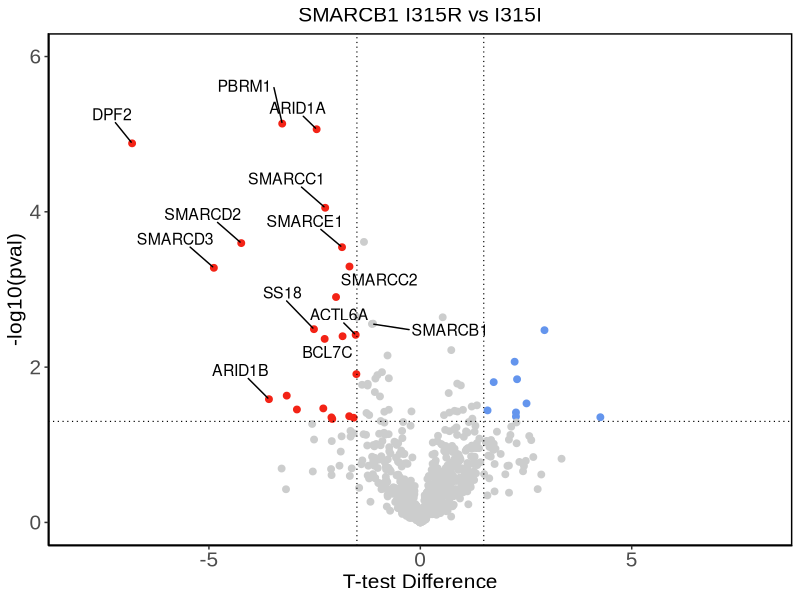
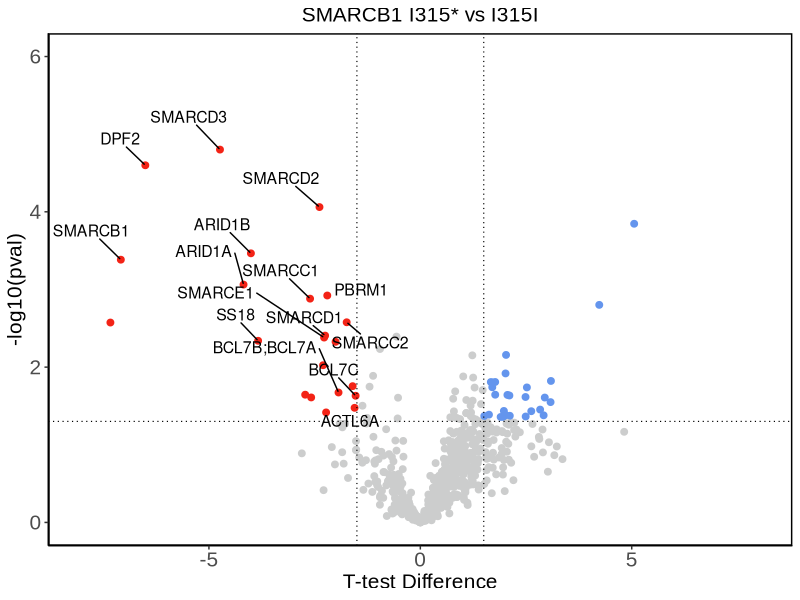
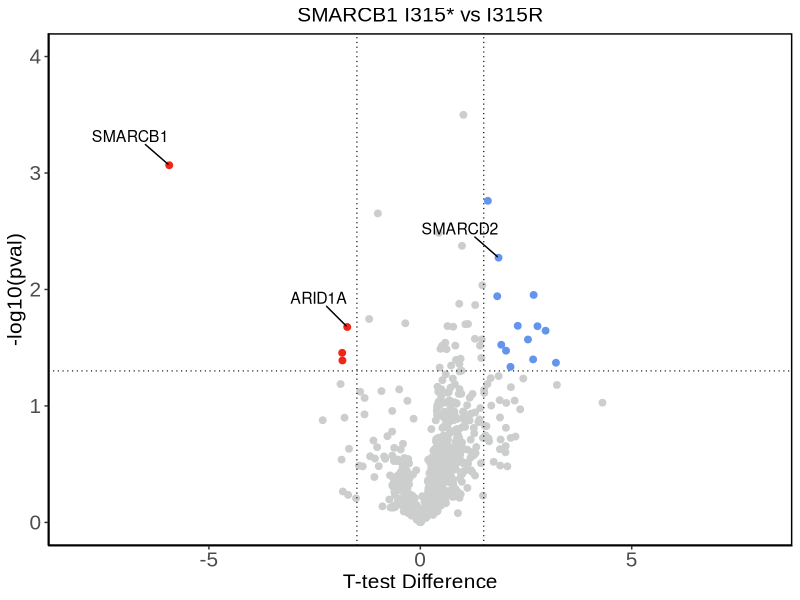
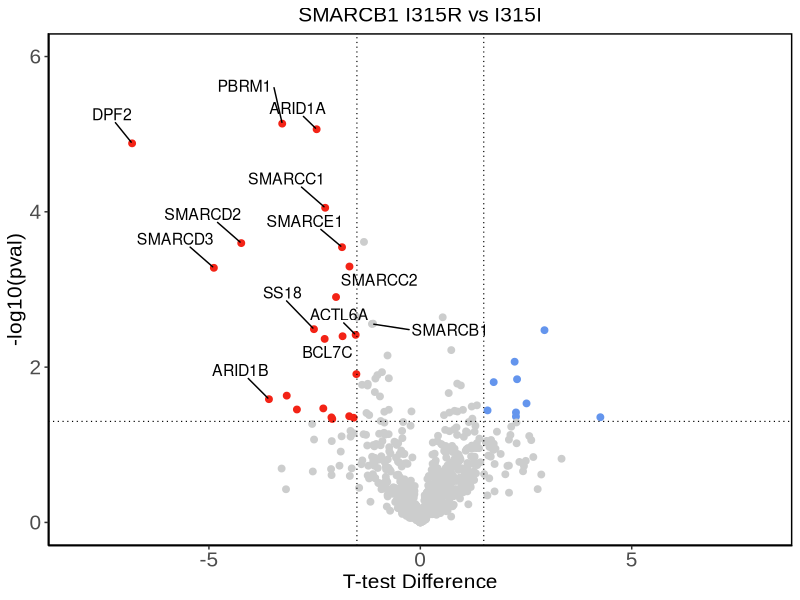
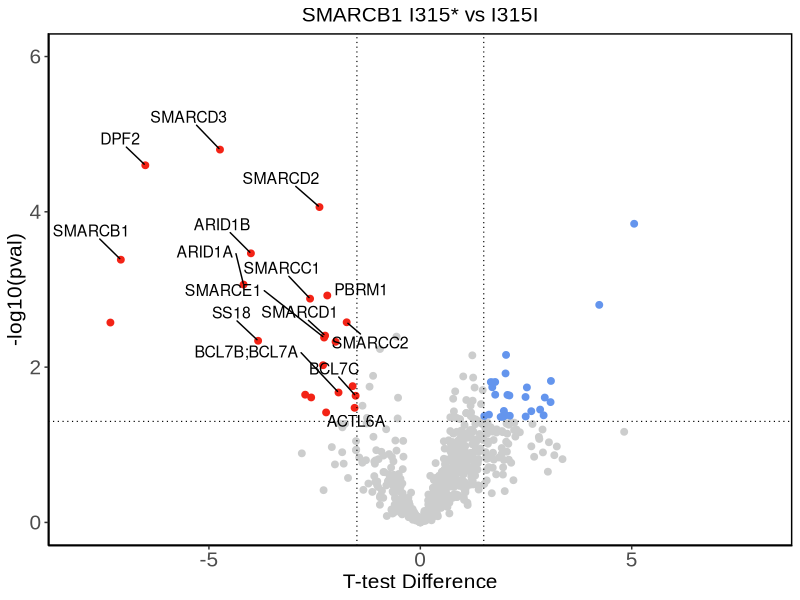
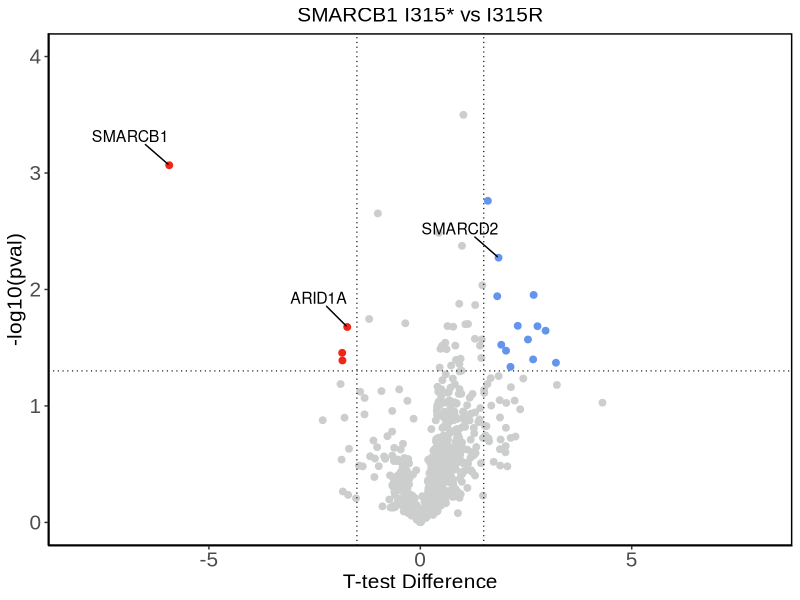

The R source for these figures, in order: (Note: this script raises an error after producing the figures.)
## ---- chunk 1
library(readr)
library(ggplot2)
library(dplyr)
library(ggrepel)
library(writexl)

I315_ms <- read_tsv("./results/mass_spec/I315_statistical_analysis.tsv")

I315_ms$`N: Student's T-test Difference I315I_I315R` <- I315_ms$`N: Student's T-test Difference I315I_I315R` * -1

I315_ms$`N: Student's T-test Difference I315I_I315X` <- I315_ms$`N: Student's T-test Difference I315I_I315X` * -1

I315_ms$`N: Student's T-test Difference I315R_I315X` <- I315_ms$`N: Student's T-test Difference I315R_I315X` * -1

I315_ms <- I315_ms[,c(48,50,9,6,2,8,10,4,7,5,3,34,35,37,38,40,42)]

I315_ms <- I315_ms %>%
  rename(Accession = 'T: Majority protein IDs') %>%
  rename('Gene Symbol' = 'T: Gene names') %>%
  rename('L2FC_I315I_R1_LFQ' = 'Intensity 09') %>%
  rename('L2FC_I315I_R2_LFQ' = 'Intensity 06') %>%
  rename('L2FC_I315I_R3_LFQ' = 'Intensity 02') %>%
  rename('L2FC_I315R_R1_LFQ' = 'Intensity 08') %>%
  rename('L2FC_I315R_R2_LFQ' = 'Intensity 10') %>%
  rename('L2FC_I315R_R3_LFQ' = 'Intensity 04') %>%
  rename('L2FC_I315X_R1_LFQ' = 'Intensity 07') %>%
  rename('L2FC_I315X_R2_LFQ' = 'Intensity 05') %>%
  rename('L2FC_I315X_R3_LFQ' = 'Intensity 03')

write_xlsx(I315_ms, "./results/mass_spec/I315_ms_supp_data.xlsx")


#I315IvI315X

I315IvI315X_sig <- I315_ms %>%
  filter(I315_ms$`N: -Log Student's T-test p-value I315I_I315X` > 1.30102999566)

I315IvI315X_sig_up <- I315IvI315X_sig %>%
  filter(I315IvI315X_sig$`N: Student's T-test Difference I315I_I315X` < -1.5)

I315IvI315X_sig_up_clean <- I315IvI315X_sig_up %>% filter(!is.na(`Gene Symbol`))

I315IvI315X_sig_down <- I315IvI315X_sig %>%
  filter(I315IvI315X_sig$`N: Student's T-test Difference I315I_I315X` > 1.5)

I315IvI315X_sig_down_clean <- I315IvI315X_sig_down %>% filter(!is.na(`Gene Symbol`))

I315IvI315X_sig_final <- rbind(I315IvI315X_sig_down, I315IvI315X_sig_up)

I315IvI315X_sig_final2 <- I315IvI315X_sig_final[, c("N: -Log Student's T-test p-value I315I_I315X", "N: Student's T-test Difference I315I_I315X", "Gene Symbol")]

write_xlsx(I315IvI315X_sig_final2, "./results/mass_spec/I315IvI315X_sig_proteins.xlsx")


#I315IvI315R

I315IvI315R_sig <- I315_ms %>%
  filter(I315_ms$`N: -Log Student's T-test p-value I315I_I315R` > 1.30102999566)

I315IvI315R_sig_up <- I315IvI315R_sig %>%
  filter(I315IvI315R_sig$`N: Student's T-test Difference I315I_I315R` < -1.5)

I315IvI315R_sig_up_clean <- I315IvI315R_sig_up %>% filter(!is.na(`Gene Symbol`))

I315IvI315R_sig_down <- I315IvI315R_sig %>%
  filter(I315IvI315R_sig$`N: Student's T-test Difference I315I_I315R` > 1.5)

I315IvI315R_sig_down_clean <- I315IvI315R_sig_down %>% filter(!is.na(`Gene Symbol`))

I315IvI315R_sig_final <- rbind(I315IvI315R_sig_down, I315IvI315R_sig_up)

I315IvI315R_sig_final2 <- I315IvI315R_sig_final[, c("N: -Log Student's T-test p-value I315I_I315R", "N: Student's T-test Difference I315I_I315R", "Gene Symbol")]



write_xlsx(I315IvI315R_sig_final2, "./results/mass_spec/I315IvI315R_sig_proteins.xlsx")

#I315RvI315X

I315RvI315X_sig <- I315_ms %>%
  filter(I315_ms$`N: -Log Student's T-test p-value I315R_I315X` > 1.30102999566)

I315RvI315X_sig_up <- I315RvI315X_sig %>%
  filter(I315RvI315X_sig$`N: Student's T-test Difference I315R_I315X` < -1.5)

I315RvI315X_sig_up_clean <- I315RvI315X_sig_up %>% filter(!is.na(`Gene Symbol`))

I315RvI315X_sig_down <- I315RvI315X_sig %>%
  filter(I315RvI315X_sig$`N: Student's T-test Difference I315R_I315X` > 1.5)

I315RvI315X_sig_down_clean <- I315RvI315X_sig_down %>% filter(!is.na(`Gene Symbol`))

I315RvI315X_sig_final <- rbind(I315RvI315X_sig_down, I315RvI315X_sig_up)

I315RvI315X_sig_final2 <- I315RvI315X_sig_final[, c("N: -Log Student's T-test p-value I315R_I315X", "N: Student's T-test Difference I315R_I315X", "Gene Symbol")]

write_xlsx(I315RvI315X_sig_final2, "./results/mass_spec/I315RvI315X_sig_proteins.xlsx")


I315IvI315R_sig_up_clean_BAF <- I315IvI315R_sig_up_clean %>%
  filter(I315IvI315R_sig_up_clean$`Gene Symbol` == "ARID1A" |
         I315IvI315R_sig_up_clean$`Gene Symbol` == "PBRM1" |
         I315IvI315R_sig_up_clean$`Gene Symbol` == "SMARCD2" |
         I315IvI315R_sig_up_clean$`Gene Symbol` == "ACTL6A" |
         I315IvI315R_sig_up_clean$`Gene Symbol` == "SS18" |
         I315IvI315R_sig_up_clean$`Gene Symbol` == "SMARCD3" |
         I315IvI315R_sig_up_clean$`Gene Symbol` == "ARID1B" |
         I315IvI315R_sig_up_clean$`Gene Symbol` == "SMARCC2" |
         I315IvI315R_sig_up_clean$`Gene Symbol` == "DPF2" |
         I315IvI315R_sig_up_clean$`Gene Symbol` == "SMARCC1" |
         I315IvI315R_sig_up_clean$`Gene Symbol` == "SMARCC1" |
         I315IvI315R_sig_up_clean$`Gene Symbol` == "SMARCE1" |
         I315IvI315R_sig_up_clean$`Gene Symbol` == "BCL7C" )






overlap_I315 <- intersect(I315IvI315R_sig_up$`Gene Symbol`, I315IvI315X_sig_up$`Gene Symbol`)


I315_ms <- I315_ms %>%
  mutate(Significance = case_when(
    `N: -Log Student's T-test p-value I315I_I315R` >= 1.30102999566 & 
    `N: Student's T-test Difference I315I_I315R` > 1.5 ~ "up",
    `N: -Log Student's T-test p-value I315I_I315R` >= 1.30102999566 & 
    `N: Student's T-test Difference I315I_I315R` < -1.5 ~ "down",
    TRUE ~ "nonsig"
  ))



g3 <- I315_ms %>%
  filter(I315_ms$`Gene Symbol` == "SMARCB1")


plot_I315R <- ggplot(data = I315_ms, aes(x = `N: Student's T-test Difference I315I_I315R`, y = `N: -Log Student's T-test p-value I315I_I315R`)) +
  geom_point(aes(color = Significance), size = 2) +
  theme_bw() +
  ylim(0, 6) +
  xlim(-8,8) +
  geom_point(data = g3, color = "#CCCDCD") +
  geom_text_repel(data = g3, label = g3$`Gene Symbol`, hjust = -0.5, vjust = 1, size = 4) +  # Adjust hjust for text positioning
  geom_text_repel(data = I315IvI315R_sig_up_clean_BAF, label = I315IvI315R_sig_up_clean_BAF$`Gene Symbol`, hjust = 1 ,vjust = -2, size = 4) +  # Adjust hjust for text positioning
  labs(title = "SMARCB1 I315R vs I315I", x = "T-test Difference", y = "-log10(pval)") +
  theme(text = element_text(family = "Arial", size = 15),
        axis.text = element_text(size = 15),
        plot.title = element_text(size = 15, hjust = 0.5)) +
  scale_color_manual(values = c("#F32316", "#CCCDCD", "#6495ED")) +
  theme(
    panel.grid.major = element_blank(),
    panel.grid.minor = element_blank(),
    axis.line = element_line(colour = "black"),
    panel.border = element_rect(colour = "black", fill = NA, size = 1)
  ) +
  geom_vline(xintercept = 1.5, linetype = "dotted", size = 0.4) +
  geom_vline(xintercept = -1.5, linetype = "dotted", size = 0.4) + 
  geom_hline(yintercept = 1.30102999566, linetype = "dotted", size = 0.4) +
  theme(legend.position = "none")

plot_I315R 



ggsave("./plots/mass_spec/I315RvsI315I_ms_volcano.tiff", plot =plot_I315R, width = 5, height = 5, dpi=600)

#ggsave("~/Documents/I315IvI315R_ms_volcano.tiff", plot = plot6, width = 5, height = 5, dpi=300)


I315_ms2 <- I315_ms %>%
  mutate(Significance = case_when(
    `N: -Log Student's T-test p-value I315I_I315X` >= 1.30102999566 & 
    `N: Student's T-test Difference I315I_I315X` > 1.5 ~ "up",
    `N: -Log Student's T-test p-value I315I_I315X` >= 1.30102999566 & 
    `N: Student's T-test Difference I315I_I315X` < -1.5 ~ "down",
    TRUE ~ "nonsig"
  ))


g4 <- I315_ms2 %>%
  filter(I315_ms2$`Gene Symbol` == "SMARCB1")



I315IvI315X_sig_up_clean_BAF <- I315IvI315X_sig_up_clean %>%
  filter(I315IvI315X_sig_up_clean$`Gene Symbol` == "ARID1A" |
         I315IvI315X_sig_up_clean$`Gene Symbol` == "PBRM1" |
         I315IvI315X_sig_up_clean$`Gene Symbol` == "SMARCD2" |
         I315IvI315X_sig_up_clean$`Gene Symbol` == "ACTL6A" |
         I315IvI315X_sig_up_clean$`Gene Symbol` == "SS18" |
         I315IvI315X_sig_up_clean$`Gene Symbol` == "SMARCD3" |
         I315IvI315X_sig_up_clean$`Gene Symbol` == "ARID1B" |
         I315IvI315X_sig_up_clean$`Gene Symbol` == "SMARCC2" |
         I315IvI315X_sig_up_clean$`Gene Symbol` == "DPF2" |
         I315IvI315X_sig_up_clean$`Gene Symbol` == "SMARCC1" |
         I315IvI315X_sig_up_clean$`Gene Symbol` == "SMARCE1" |
         I315IvI315X_sig_up_clean$`Gene Symbol` == "BCL7C" |
         I315IvI315X_sig_up_clean$`Gene Symbol` == "SMARCB1" |
         I315IvI315X_sig_up_clean$`Gene Symbol` == "SMARCD1" |  
         I315IvI315X_sig_up_clean$`Gene Symbol` == "BCL7B;BCL7A")




plot_I315X <- ggplot(data = I315_ms2, aes(x = `N: Student's T-test Difference I315I_I315X`, y = `N: -Log Student's T-test p-value I315I_I315X`)) +
  geom_point(aes(color = Significance), size = 2) +
  theme_bw() +
  ylim(0, 6) +
  xlim(-8,8) +
  geom_text_repel(data = I315IvI315X_sig_up_clean_BAF, label = I315IvI315X_sig_up_clean_BAF$`Gene Symbol`, hjust = 1 ,vjust = -2, size = 4) +  # Adjust hjust for text positioning
  labs(title = "SMARCB1 I315* vs I315I", x = "T-test Difference", y = "-log10(pval)") +
  theme(text = element_text(family = "Arial", size = 15),
        axis.text = element_text(size = 15),
        plot.title = element_text(size = 15, hjust = 0.5)) +
  scale_color_manual(values = c("#F32316", "#CCCDCD", "#6495ED")) +
  theme(
    panel.grid.major = element_blank(),
    panel.grid.minor = element_blank(),
    axis.line = element_line(colour = "black"),
    panel.border = element_rect(colour = "black", fill = NA, size = 1)
  ) +
  geom_vline(xintercept = 1.5, linetype = "dotted", size = 0.4) +
  geom_vline(xintercept = -1.5, linetype = "dotted", size = 0.4) + 
  geom_hline(yintercept = 1.30102999566, linetype = "dotted", size = 0.4) +
  theme(legend.position = "none")

plot_I315X

ggsave("./plots/mass_spec/I315XvsI315I_ms_volcano.tiff", plot =plot_I315X, width = 5, height = 5, dpi=600)



I315_ms3 <- I315_ms %>%
  mutate(Significance = case_when(
    `N: -Log Student's T-test p-value I315R_I315X` >= 1.30102999566 & 
    `N: Student's T-test Difference I315R_I315X` > 1.5 ~ "up",
    `N: -Log Student's T-test p-value I315R_I315X` >= 1.30102999566 & 
    `N: Student's T-test Difference I315R_I315X` < -1.5 ~ "down",
    TRUE ~ "nonsig"
  ))


I315RvI315X_sig_both <- rbind(I315RvI315X_sig_up_clean, I315RvI315X_sig_down_clean)


I315RvI315X_sig_up_clean_BAF <- I315RvI315X_sig_both %>%
  filter(I315RvI315X_sig_both$`Gene Symbol` == "ARID1A" |
         I315RvI315X_sig_both$`Gene Symbol` == "SMARCB1" |
         I315RvI315X_sig_both$`Gene Symbol` == "SMARCD2" )



plot_I315RvI315X <- ggplot(data = I315_ms3, aes(x = `N: Student's T-test Difference I315R_I315X`, y = `N: -Log Student's T-test p-value I315R_I315X`)) +
  geom_point(aes(color = Significance), size = 2) +
  theme_bw() +
  ylim(0, 4) +
  xlim(-8,8) +
  geom_text_repel(data = I315RvI315X_sig_up_clean_BAF, label = I315RvI315X_sig_up_clean_BAF$`Gene Symbol`, hjust = 1 ,vjust = -2, size = 4) +  # Adjust hjust for text positioning
  labs(title = "SMARCB1 I315* vs I315R", x = "T-test Difference", y = "-log10(pval)") +
  theme(text = element_text(family = "Arial", size = 15),
        axis.text = element_text(size = 15),
        plot.title = element_text(size = 15, hjust = 0.5)) +
  scale_color_manual(values = c("#F32316", "#CCCDCD", "#6495ED")) +
  theme(
    panel.grid.major = element_blank(),
    panel.grid.minor = element_blank(),
    axis.line = element_line(colour = "black"),
    panel.border = element_rect(colour = "black", fill = NA, size = 1)
  ) +
  geom_vline(xintercept = 1.5, linetype = "dotted", size = 0.4) +
  geom_vline(xintercept = -1.5, linetype = "dotted", size = 0.4) + 
  geom_hline(yintercept = 1.30102999566, linetype = "dotted", size = 0.4) +
  theme(legend.position = "none")

plot_I315RvI315X


ggsave("./plots/mass_spec/I315XvsI315R_ms_volcano.tiff", plot =plot_I315RvI315X, width = 5, height = 5, dpi=600)






## ---- chunk 2

W281_ms <- read_tsv("./results/mass_spec/W281_statistical_analysis.tsv")

W281_ms$`N: Student's T-test Difference WT281_W281P` <- W281_ms$`N: Student's T-test Difference WT281_W281P` * -1

W281_ms$`N: Student's T-test Difference WT281_W281X` <- W281_ms$`N: Student's T-test Difference WT281_W281X` * -1

W281_ms$`N: Student's T-test Difference W281P_W281X` <- W281_ms$`N: Student's T-test Difference W281P_W281X` * -1

#WT v W281*

WTvW281X_sig <- W281_ms %>%
  filter(W281_ms$`N: -Log Student's T-test p-value WT281_W281X` > 1.30102999566)

WTvW281X_sig_up <- WTvW281X_sig %>%
  filter(WTvW281X_sig$`N: Student's T-test Difference WT281_W281X` < -1.5)

WTvW281X_sig_up_clean <- WTvW281X_sig_up %>% filter(!is.na(`Gene Symbol`))

WTvW281X_sig_down <- WTvW281X_sig %>%
  filter(WTvW281X_sig$`N: Student's T-test Difference WT281_W281X` > 1.5)

WTvW281X_sig_down_clean <- WTvW281X_sig_down %>% filter(!is.na(`Gene Symbol`))

WTvW281X_sig_final <- rbind(WTvW281X_sig_down, WTvW281X_sig_up)

WTvW281X_sig_final2 <- WTvW281X_sig_final[, c("N: -Log Student's T-test p-value WT281_W281X", "N: Student's T-test Difference WT281_W281X", "Gene Symbol")]

write_xlsx(WTvW281X_sig_final2, "./results/mass_spec/WTvW281X_sig_proteins.xlsx")

#WT v W281P 

WTvW281P_sig <- W281_ms %>%
  filter(W281_ms$`N: -Log Student's T-test p-value WT281_W281P` > 1.30102999566)

WTvW281P_sig_up <- WTvW281P_sig %>%
  filter(WTvW281P_sig$`N: Student's T-test Difference WT281_W281P` < -1.5)

WTvW281P_sig_up_clean <- WTvW281P_sig_up %>% filter(!is.na(`Gene Symbol`))

WTvW281P_sig_down <- WTvW281P_sig %>%
  filter(WTvW281P_sig$`N: Student's T-test Difference WT281_W281P` > 1.5)

WTvW281P_sig_down_clean <- WTvW281P_sig_down %>% filter(!is.na(`Gene Symbol`))

WTvW281P_sig_final <- rbind(WTvW281P_sig_down, WTvW281P_sig_up)

WTvW281P_sig_final2 <- WTvW281P_sig_final[, c("N: -Log Student's T-test p-value WT281_W281P", "N: Student's T-test Difference WT281_W281P", "Gene Symbol")]

write_xlsx(WTvW281P_sig_final2, "./results/mass_spec/WTvW281P_sig_proteins.xlsx")



#W281P v W281X

W281PvW281X_sig <- W281_ms %>%
  filter(W281_ms$`N: -Log Student's T-test p-value W281P_W281X` > 1.30102999566)

W281PvW281X_sig_up <- W281PvW281X_sig %>%
  filter(W281PvW281X_sig$`N: Student's T-test Difference W281P_W281X` < -1.5)

W281PvW281X_sig_up_clean <- W281PvW281X_sig_up %>% filter(!is.na(`Gene Symbol`))

W281PvW281X_sig_down <- W281PvW281X_sig %>%
  filter(W281PvW281X_sig$`N: Student's T-test Difference W281P_W281X` > 1.5)

W281PvW281X_sig_down_clean <- W281PvW281X_sig_down %>% filter(!is.na(`Gene Symbol`))

W281PvW281X_sig_final <- rbind(W281PvW281X_sig_down, W281PvW281X_sig_up)

W281PvW281X_sig_final2 <- W281PvW281X_sig_final[, c("N: -Log Student's T-test p-value W281P_W281X", "N: Student's T-test Difference W281P_W281X", "Gene Symbol")]

write_xlsx(W281PvW281X_sig_final2, "./results/mass_spec/W281PvW281X_sig_proteins.xlsx")





WT281vW281P_sig_up_clean_BAF <- WTvW281P_sig_up_clean %>%
  filter(WTvW281P_sig_up_clean$`Gene Symbol` == "ARID1A" |
         WTvW281P_sig_up_clean$`Gene Symbol` == "PBRM1" |
         WTvW281P_sig_up_clean$`Gene Symbol` == "SMARCD2" |
         WTvW281P_sig_up_clean$`Gene Symbol` == "SS18" |
         WTvW281P_sig_up_clean$`Gene Symbol` == "SMARCD3" |
         WTvW281P_sig_up_clean$`Gene Symbol` == "ARID1B" |
         WTvW281P_sig_up_clean$`Gene Symbol` == "SMARCB1" |
         WTvW281P_sig_up_clean$`Gene Symbol` == "DPF2" |
         WTvW281P_sig_up_clean$`Gene Symbol` == "SMARCC1" |
         WTvW281P_sig_up_clean$`Gene Symbol` == "SMARCE1" |
         WTvW281P_sig_up_clean$`Gene Symbol` == "BCL7C" |
         WTvW281P_sig_up_clean$`Gene Symbol` == "HIST1H1A")




overlap_W281 <- intersect(WTvW281P_sig_up$`Gene Symbol`, WTvW281X_sig_up$`Gene Symbol`)


W281_ms <- W281_ms %>%
  mutate(Significance = case_when(
    `N: -Log Student's T-test p-value WT281_W281P` >= 1.30102999566 & 
    `N: Student's T-test Difference WT281_W281P` > 1.5 ~ "up",
    `N: -Log Student's T-test p-value WT281_W281P` >= 1.30102999566 & 
    `N: Student's T-test Difference WT281_W281P` < -1.5 ~ "down",
    TRUE ~ "nonsig"
  ))




plot_W281P <- ggplot(data = W281_ms, aes(x = `N: Student's T-test Difference WT281_W281P`, y = `N: -Log Student's T-test p-value WT281_W281P`)) +
  geom_point(aes(color = Significance), size = 2) +
  theme_bw() +
  ylim(0, 4) +
  xlim(-8,8) +
  geom_text_repel(data = WT281vW281P_sig_up_clean_BAF, label = WT281vW281P_sig_up_clean_BAF$`Gene Symbol`, hjust = 1 ,vjust = -2, size = 4) +  # Adjust hjust for text positioning
  labs(title = "SMARCB1 W281P vs WT", x = "T-test Difference", y = "-log10(pval)") +
  theme(text = element_text(family = "Arial", size = 15),
        axis.text = element_text(size = 15),
        plot.title = element_text(size = 15, hjust = 0.5)) +
  scale_color_manual(values = c("#F32316", "#CCCDCD", "#6495ED")) +
  theme(
    panel.grid.major = element_blank(),
    panel.grid.minor = element_blank(),
    axis.line = element_line(colour = "black"),
    panel.border = element_rect(colour = "black", fill = NA, size = 1)
  ) +
  geom_vline(xintercept = 1.5, linetype = "dotted", size = 0.4) +
  geom_vline(xintercept = -1.5, linetype = "dotted", size = 0.4) + 
  geom_hline(yintercept = 1.30102999566, linetype = "dotted", size = 0.4) +
  theme(legend.position = "none")

plot_W281P


ggsave("./plots/mass_spec/W281PvWT_ms_volcano.tiff", plot = plot_W281P, width = 5, height = 5, dpi=600)



W281_ms2 <- W281_ms %>%
  mutate(Significance = case_when(
    `N: -Log Student's T-test p-value WT281_W281X` >= 1.30102999566 & 
    `N: Student's T-test Difference WT281_W281X` > 1.5 ~ "up",
    `N: -Log Student's T-test p-value WT281_W281X` >= 1.30102999566 & 
    `N: Student's T-test Difference WT281_W281X` < -1.5 ~ "down",
    TRUE ~ "nonsig"
  ))


WT281vW281X_sig_up_clean_BAF <- WTvW281X_sig_up_clean %>%
  filter(WTvW281X_sig_up_clean$`Gene Symbol` == "ARID1A" |
         WTvW281X_sig_up_clean$`Gene Symbol` == "ARID1B" |
         WTvW281X_sig_up_clean$`Gene Symbol` == "SMARCB1" |
         WTvW281X_sig_up_clean$`Gene Symbol` == "DPF2" |
         WTvW281X_sig_up_clean$`Gene Symbol` == "SMARCD3")


plot_W281X <- ggplot(data = W281_ms2, aes(x = `N: Student's T-test Difference WT281_W281X`, y = `N: -Log Student's T-test p-value WT281_W281X`)) +
  geom_point(aes(color = Significance), size = 2) +
  theme_bw() +
  ylim(0, 5) +
  xlim(-8,8) +
  geom_text_repel(data = WT281vW281X_sig_up_clean_BAF, label = WT281vW281X_sig_up_clean_BAF$`Gene Symbol`, hjust = 1 ,vjust = -2, size = 4) +  # Adjust hjust for text positioning
  labs(title = "SMARCB1 W281X vs WT", x = "T-test Difference", y = "-log10(pval)") +
  theme(text = element_text(family = "Arial", size = 15),
        axis.text = element_text(size = 15),
        plot.title = element_text(size = 15, hjust = 0.5)) +
  scale_color_manual(values = c("#F32316", "#CCCDCD", "#6495ED")) +
  theme(
    panel.grid.major = element_blank(),
    panel.grid.minor = element_blank(),
    axis.line = element_line(colour = "black"),
    panel.border = element_rect(colour = "black", fill = NA, size = 1)
  ) +
  geom_vline(xintercept = 1.5, linetype = "dotted", size = 0.4) +
  geom_vline(xintercept = -1.5, linetype = "dotted", size = 0.4) + 
  geom_hline(yintercept = 1.30102999566, linetype = "dotted", size = 0.4) +
  theme(legend.position = "none")

plot_W281X

ggsave("./plots/mass_spec/W281XvWT_ms_volcano.tiff", plot = plot_W281X, width = 5, height = 5, dpi=600)



W281_ms3 <- W281_ms %>%
  mutate(Significance = case_when(
    `N: -Log Student's T-test p-value W281P_W281X` >= 1.30102999566 & 
    `N: Student's T-test Difference W281P_W281X` > 1.5 ~ "up",
    `N: -Log Student's T-test p-value W281P_W281X` >= 1.30102999566 & 
    `N: Student's T-test Difference W281P_W281X` < -1.5 ~ "down",
    TRUE ~ "nonsig"
  ))



W281PvW281X_sig_both <- rbind(W281PvW281X_sig_up_clean, W281PvW281X_sig_down_clean)

W281PvW281X_sig_up_clean_BAF <- W281PvW281X_sig_both %>%
  filter(W281PvW281X_sig_both$`Gene Symbol` == "SMARCB1" |
         W281PvW281X_sig_both$`Gene Symbol` == "HIST1H1A" |
         W281PvW281X_sig_both$`Gene Symbol` == "SMARCD3" )



plot_W281PvW281X <- ggplot(data = W281_ms3, aes(x = `N: Student's T-test Difference W281P_W281X`, y = `N: -Log Student's T-test p-value W281P_W281X`)) +
  geom_point(aes(color = Significance), size = 2) +
  theme_bw() +
  ylim(0, 5) +
  xlim(-8,8) +
  geom_text_repel(data = W281PvW281X_sig_up_clean_BAF, label = W281PvW281X_sig_up_clean_BAF$`Gene Symbol`, hjust = 1 ,vjust = -2, size = 4) +  # Adjust hjust for text positioning
  labs(title = "SMARCB1 W281X vs W281P", x = "T-test Difference", y = "-log10(pval)") +
  theme(text = element_text(family = "Arial", size = 15),
        axis.text = element_text(size = 15),
        plot.title = element_text(size = 15, hjust = 0.5)) +
  scale_color_manual(values = c("#F32316", "#CCCDCD", "#6495ED")) +
  theme(
    panel.grid.major = element_blank(),
    panel.grid.minor = element_blank(),
    axis.line = element_line(colour = "black"),
    panel.border = element_rect(colour = "black", fill = NA, size = 1)
  ) +
  geom_vline(xintercept = 1.5, linetype = "dotted", size = 0.4) +
  geom_vline(xintercept = -1.5, linetype = "dotted", size = 0.4) + 
  geom_hline(yintercept = 1.30102999566, linetype = "dotted", size = 0.4) +
  theme(legend.position = "none")

plot_W281PvW281X

ggsave("./plots/mass_spec/W281XvW281P_ms_volcano.tiff", plot = plot_W281PvW281X, width = 5, height = 5, dpi=600)

